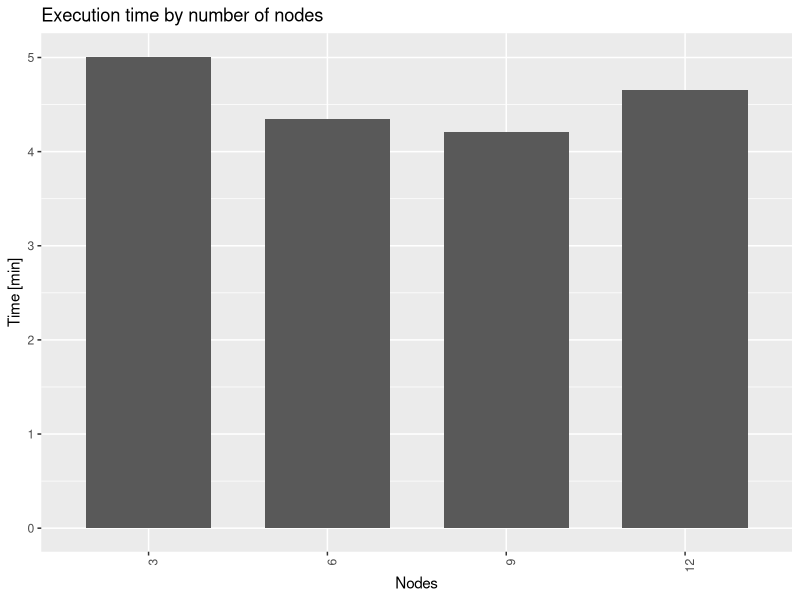
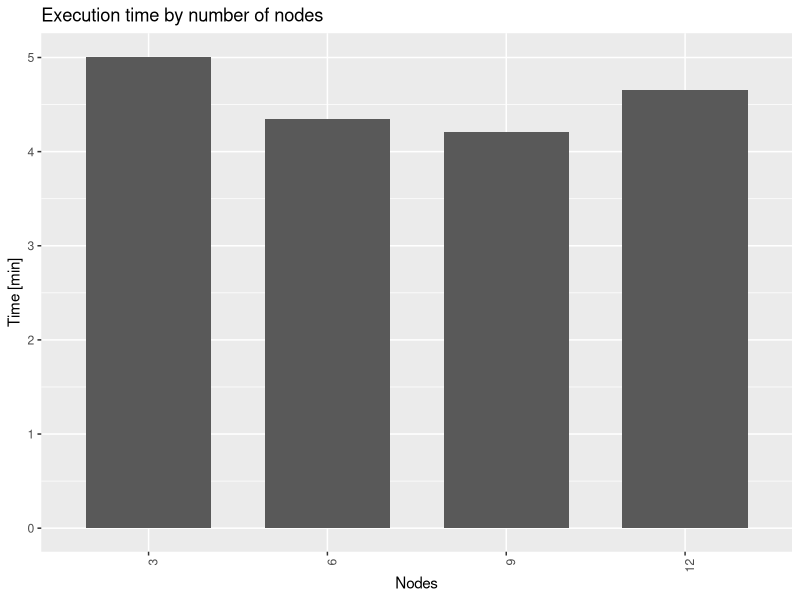

Recreate these plots in R, in order.
require(tidyverse)
require(lubridate)

paramsPattern = "num-executors|filter"
getParams <- function(command){
  params = str_trim(str_split(command, "--")[[1]])
  params = params[grepl(paramsPattern, params)]
  return(paste(params, collapse = " "))
}

log = enframe(readLines("scaleup.txt"))
spark = log %>% filter(grepl(value, pattern = "SparkSubmit ")) %>% 
  separate(value, into = c("time", "duration", "appId", "command"), sep = "\\|")
spark$params = spark$command %>% map(getParams)
spark = spark %>% separate(params, into = c(NA,"nodes", NA, "filter"), sep = " ") %>%
  mutate(load = rep(1:4, 5)) %>%
  select(appId, nodes, filter, load) 

START = "Getting LDCELs for B"
END   = "Merging DCELs"
pattern = paste0(START,"|",END)
fields = c("time", "duration", "appId", "phase")
sdcel0 = log %>% filter(grepl(value, pattern = pattern)) %>%
  separate(value, fields, sep = "\\|") %>%
  mutate(phase = str_trim(phase), duration = as.numeric(duration) / 1000.0) %>%
  mutate(time = parse_date_time(str_replace(time,",","."), "%Y-%m-%d %H:%M:%OS")) %>%
  select(appId, phase, time, duration) 

sdcel1 = sdcel0 %>% select(appId, phase, time) %>% pivot_wider(names_from = phase, values_from = time)
names(sdcel1) = c("appId", "read", "merge")
sdcel = sdcel1 %>% mutate(time = merge - read)

sdcel2 = sdcel0 %>% select(appId, phase, duration) %>% pivot_wider(names_from = phase, values_from = duration)
names(sdcel2) = c("appId", "read", "merge")
##sdcel = sdcel2 %>% mutate(time = merge - read)

data = spark %>% inner_join(sdcel, by = "appId") %>% select(nodes, time) %>%
  group_by(nodes) %>% summarise(time = mean(time))
data$nodes = factor(data$nodes, levels = c("3", "6", "9", "12"))

p = ggplot(data = data, aes(x = nodes, y = time)) +
  geom_bar(stat="identity", position=position_dodge(width = 0.75), width = 0.7) + 
  theme(axis.text.x = element_text(angle = 90, hjust = 1)) + 
  labs(x="Nodes", y="Time [min]", title="Execution time by number of nodes") 
plot(p)

ggsave(paste0("scaleup.pdf"), width = 12, height = 8, device = "pdf")